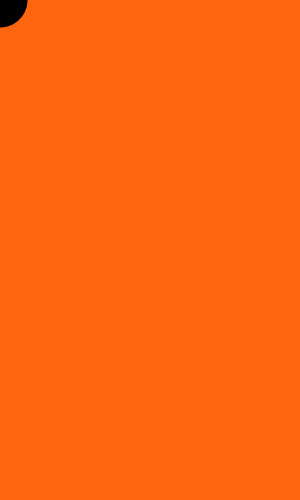
Frame 1 (no input)
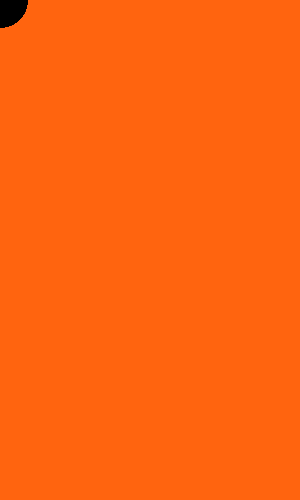
Frame 60 (the mouse pressed at the canvas centre just before this capture)
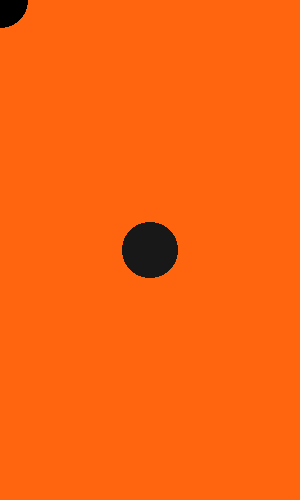
Frame 120 (the mouse held since frame 60 and released just before this capture)

The Processing sketch that drew these frames (run headless with seeded random() and noise(); from frame 60 on, the mouse is pressed at the canvas centre):

// Processing sketch: changing_color_snake
// ── changing_color_snake.pde
void setup() {
  size(300,500); //size(width,height);
  // This is a comment.
  background(255,100,15); //colors run from 0 -255
  noStroke();
}
// GOAL: Make color vary with speed

float xPos; // horizontal position of circle
float xPosOld = 0; // previous horizontal position of circle
float yPos; // vertical position of circle
float yPosOld = 0; // previous vertical position of circle

float changeInPosition;
float changeInX;
float changeInY;

int multiplier = 10; //smaller numbers mean harder to reach maximum color value

int span = 120; // number of frames to include in the running average
float[] recChanges = new float[span];
float changeSum;
float avgChange;

void draw() {  
 // circle
 
  xPos = mouseX;
  yPos = mouseY;
  changeInX = xPos - xPosOld;
  changeInY = yPos - yPosOld;
  changeInPosition = sqrt(pow(changeInX,2) + pow(changeInY,2));
  
  //recChanges.append(changeInPosition);
  //recChanges.remove(0);
  for (int i = 0; i <= span-2; i++) {
    recChanges[i] = recChanges[i+1];
  }
  recChanges[span-1] = changeInPosition;
  
  changeSum = 0;
  for (int i = 0; i < span ; i++){
    changeSum += recChanges[i];
  }
  avgChange = changeSum / span;
  
  fill(avgChange*multiplier);
  
  ellipse(xPos, yPos, 55, 55); //ellipse (x,y,width,height)
  
  xPosOld = xPos;
  yPosOld = yPos;
}
  
